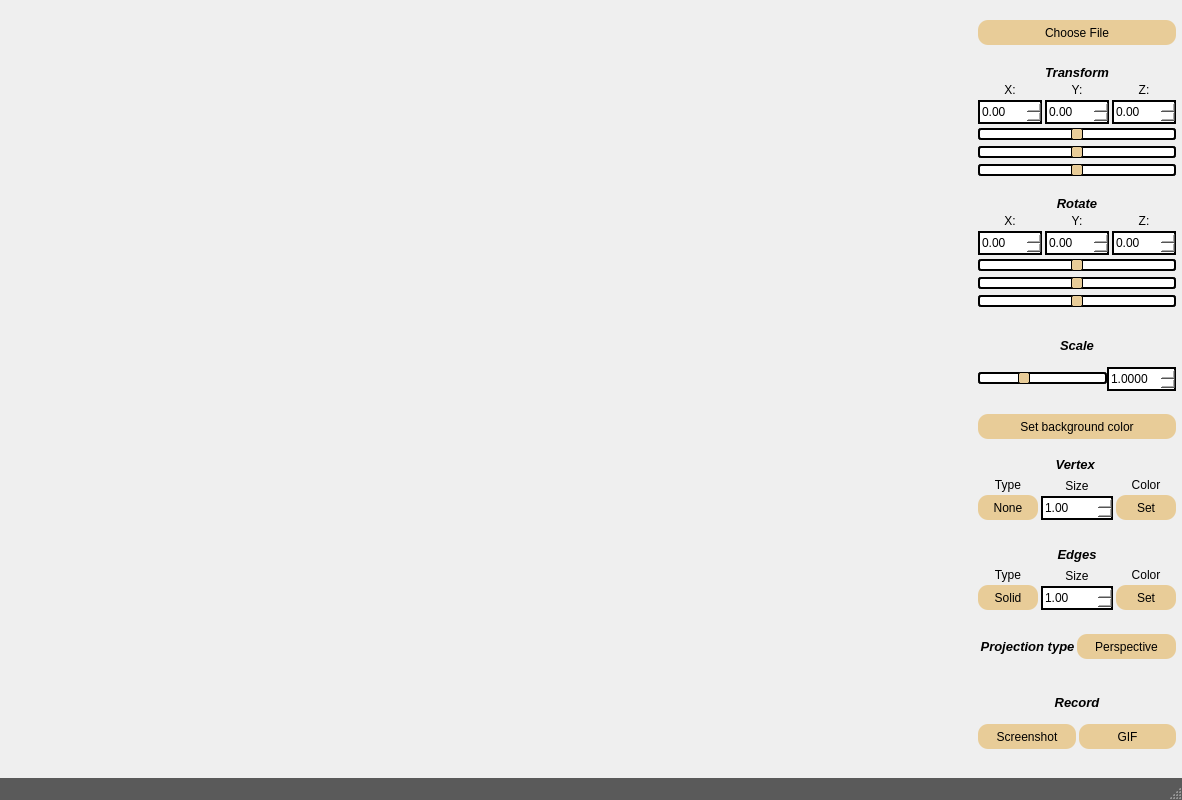
<?xml version="1.0" encoding="UTF-8"?>
<ui version="4.0">
 <class>MainWindow</class>
 <widget class="QMainWindow" name="MainWindow">
  <property name="geometry">
   <rect>
    <x>0</x>
    <y>0</y>
    <width>1182</width>
    <height>800</height>
   </rect>
  </property>
  <property name="windowTitle">
   <string>3DViewer v2.0</string>
  </property>
  <property name="styleSheet">
   <string notr="true">MainWindow {
	/*background-color: rgb(34, 35, 39);*/
	
	background-color: rgb(54, 55, 59);
}

QPushButton {
	/*background-color: rgb(226, 151, 0);
	background-color: rgb(173, 152, 113);*/
	background-color: rgb(232, 204, 152);
  border-radius: 10px;
  color: #000000;
  height: 25px;
  width: auto;
  font:  bold 10pt &quot;Arial&quot;;
  text-align: center;
}

QPushButton:hover {
	background-color: rgb(185, 163, 121);
}

QPushButton:pressed {
  background-color: gray;
  color: white;
}

QPushButton:disabled {
  background-color: gray;
  color: white;
}

QStatusBar {
	color: rgb(255, 255, 255);
	background-color: rgb(90, 90, 90);
}

QLineEdit {
	border : 2px solid black;
	background : white;
	height: 23px;
	font: bold 9pt &quot;Arial&quot;;
}

QLineEdit::hover {
	border : 2px solid orange;
	background-color: rgb(255, 224, 167);
}

QDoubleSpinBox {
	border : 2px solid black;
	background : white;
  color: black;
	height: 20px;
	font: bold 9pt &quot;Arial&quot;;
}
QDoubleSpinBox::hover {
	border : 2px solid orange;
	background-color: rgb(255, 224, 167);
}

QSlider::groove:horizontal {
    border: 2px solid black;
    border-radius: 3px;
    height: 8px; 
    background: white;
    margin: 2px 0;
}

QSlider::handle:horizontal {
	background-color: rgb(232, 204, 152);
    border: 1px solid black;
    width: 10px;
    margin: -2px 0; 
    border-radius: 2px;
}

QSlider::handle:horizontal::hover {
    border: 2px solid #ff6600;
    background: orange;
}</string>
  </property>
  <widget class="QWidget" name="centralwidget">
   <layout class="QHBoxLayout" name="horizontalLayout">
    <property name="spacing">
     <number>0</number>
    </property>
    <property name="leftMargin">
     <number>0</number>
    </property>
    <property name="topMargin">
     <number>0</number>
    </property>
    <property name="rightMargin">
     <number>0</number>
    </property>
    <property name="bottomMargin">
     <number>0</number>
    </property>
    <item>
     <widget class="QWidget" name="mainwidget" native="true">
      <layout class="QHBoxLayout" name="horizontalLayout_2">
       <property name="spacing">
        <number>0</number>
       </property>
       <property name="leftMargin">
        <number>0</number>
       </property>
       <property name="topMargin">
        <number>0</number>
       </property>
       <property name="rightMargin">
        <number>0</number>
       </property>
       <property name="bottomMargin">
        <number>0</number>
       </property>
       <item>
        <widget class="QWidget" name="OpenGLWidget" native="true">
         <property name="sizePolicy">
          <sizepolicy hsizetype="Preferred" vsizetype="Preferred">
           <horstretch>0</horstretch>
           <verstretch>0</verstretch>
          </sizepolicy>
         </property>
         <property name="minimumSize">
          <size>
           <width>972</width>
           <height>729</height>
          </size>
         </property>
         <layout class="QVBoxLayout" name="verticalLayout">
          <property name="spacing">
           <number>0</number>
          </property>
          <property name="leftMargin">
           <number>0</number>
          </property>
          <property name="topMargin">
           <number>0</number>
          </property>
          <property name="rightMargin">
           <number>0</number>
          </property>
          <property name="bottomMargin">
           <number>0</number>
          </property>
         </layout>
        </widget>
       </item>
       <item>
        <layout class="QVBoxLayout" name="verticalLayoutSettings">
         <property name="spacing">
          <number>0</number>
         </property>
         <property name="leftMargin">
          <number>6</number>
         </property>
         <property name="topMargin">
          <number>9</number>
         </property>
         <property name="rightMargin">
          <number>6</number>
         </property>
         <property name="bottomMargin">
          <number>9</number>
         </property>
         <item>
          <widget class="QPushButton" name="pushButton">
           <property name="styleSheet">
            <string notr="true"/>
           </property>
           <property name="text">
            <string>Choose File</string>
           </property>
          </widget>
         </item>
         <item>
          <widget class="QWidget" name="ControlWidget" native="true">
           <property name="minimumSize">
            <size>
             <width>198</width>
             <height>700</height>
            </size>
           </property>
           <property name="maximumSize">
            <size>
             <width>188</width>
             <height>702</height>
            </size>
           </property>
           <property name="styleSheet">
            <string notr="true">QLabel  {
  	height: 25px;
  font: bold 9pt &quot;Arial&quot;;
  text-align: center;
}</string>
           </property>
           <layout class="QVBoxLayout" name="verticalLayout_20">
            <property name="leftMargin">
             <number>0</number>
            </property>
            <property name="topMargin">
             <number>0</number>
            </property>
            <property name="rightMargin">
             <number>0</number>
            </property>
            <property name="bottomMargin">
             <number>0</number>
            </property>
            <item>
             <widget class="QWidget" name="TransformWidget" native="true">
              <layout class="QVBoxLayout" name="verticalLayout_9">
               <property name="spacing">
                <number>3</number>
               </property>
               <property name="leftMargin">
                <number>0</number>
               </property>
               <property name="topMargin">
                <number>9</number>
               </property>
               <property name="rightMargin">
                <number>0</number>
               </property>
               <property name="bottomMargin">
                <number>3</number>
               </property>
               <item>
                <widget class="QLabel" name="labelTransform">
                 <property name="styleSheet">
                  <string notr="true">QLabel {
	font: bold italic 10pt;
}</string>
                 </property>
                 <property name="text">
                  <string>Transform</string>
                 </property>
                 <property name="alignment">
                  <set>Qt::AlignmentFlag::AlignCenter</set>
                 </property>
                </widget>
               </item>
               <item>
                <layout class="QHBoxLayout" name="horizontalLayout_6">
                 <item>
                  <layout class="QVBoxLayout" name="verticalLayout_2">
                   <item>
                    <widget class="QLabel" name="labelXTrans">
                     <property name="text">
                      <string>X:</string>
                     </property>
                     <property name="alignment">
                      <set>Qt::AlignmentFlag::AlignCenter</set>
                     </property>
                    </widget>
                   </item>
                   <item>
                    <widget class="QDoubleSpinBox" name="xTransSpinBox">
                     <property name="minimum">
                      <double>-100.000000000000000</double>
                     </property>
                     <property name="maximum">
                      <double>100.000000000000000</double>
                     </property>
                     <property name="singleStep">
                      <double>0.500000000000000</double>
                     </property>
                    </widget>
                   </item>
                  </layout>
                 </item>
                 <item>
                  <layout class="QVBoxLayout" name="verticalLayout_3">
                   <item>
                    <widget class="QLabel" name="labelYTrans">
                     <property name="text">
                      <string>Y:</string>
                     </property>
                     <property name="alignment">
                      <set>Qt::AlignmentFlag::AlignCenter</set>
                     </property>
                    </widget>
                   </item>
                   <item>
                    <widget class="QDoubleSpinBox" name="yTransSpinBox">
                     <property name="minimum">
                      <double>-100.000000000000000</double>
                     </property>
                     <property name="maximum">
                      <double>100.000000000000000</double>
                     </property>
                     <property name="singleStep">
                      <double>0.500000000000000</double>
                     </property>
                    </widget>
                   </item>
                  </layout>
                 </item>
                 <item>
                  <layout class="QVBoxLayout" name="verticalLayout_4">
                   <item>
                    <widget class="QLabel" name="labelZTrans">
                     <property name="text">
                      <string>Z:</string>
                     </property>
                     <property name="alignment">
                      <set>Qt::AlignmentFlag::AlignCenter</set>
                     </property>
                    </widget>
                   </item>
                   <item>
                    <widget class="QDoubleSpinBox" name="zTransSpinBox">
                     <property name="minimum">
                      <double>-100.000000000000000</double>
                     </property>
                     <property name="maximum">
                      <double>100.000000000000000</double>
                     </property>
                     <property name="singleStep">
                      <double>0.500000000000000</double>
                     </property>
                    </widget>
                   </item>
                  </layout>
                 </item>
                </layout>
               </item>
               <item>
                <widget class="QSlider" name="xTransSlider">
                 <property name="minimum">
                  <number>-100</number>
                 </property>
                 <property name="maximum">
                  <number>100</number>
                 </property>
                 <property name="pageStep">
                  <number>0</number>
                 </property>
                 <property name="orientation">
                  <enum>Qt::Orientation::Horizontal</enum>
                 </property>
                </widget>
               </item>
               <item>
                <widget class="QSlider" name="yTransSlider">
                 <property name="minimum">
                  <number>-100</number>
                 </property>
                 <property name="maximum">
                  <number>100</number>
                 </property>
                 <property name="pageStep">
                  <number>0</number>
                 </property>
                 <property name="orientation">
                  <enum>Qt::Orientation::Horizontal</enum>
                 </property>
                </widget>
               </item>
               <item>
                <widget class="QSlider" name="zTransSlider">
                 <property name="minimum">
                  <number>-100</number>
                 </property>
                 <property name="maximum">
                  <number>100</number>
                 </property>
                 <property name="pageStep">
                  <number>0</number>
                 </property>
                 <property name="orientation">
                  <enum>Qt::Orientation::Horizontal</enum>
                 </property>
                </widget>
               </item>
              </layout>
             </widget>
            </item>
            <item>
             <widget class="QWidget" name="RotateWidget" native="true">
              <layout class="QVBoxLayout" name="verticalLayout_8">
               <property name="spacing">
                <number>3</number>
               </property>
               <property name="leftMargin">
                <number>0</number>
               </property>
               <property name="topMargin">
                <number>9</number>
               </property>
               <property name="rightMargin">
                <number>0</number>
               </property>
               <property name="bottomMargin">
                <number>9</number>
               </property>
               <item>
                <widget class="QLabel" name="labelRotate">
                 <property name="styleSheet">
                  <string notr="true">QLabel {
	font: bold italic 10pt;
}</string>
                 </property>
                 <property name="text">
                  <string>Rotate</string>
                 </property>
                 <property name="alignment">
                  <set>Qt::AlignmentFlag::AlignCenter</set>
                 </property>
                </widget>
               </item>
               <item>
                <layout class="QHBoxLayout" name="horizontalLayout_7">
                 <item>
                  <layout class="QVBoxLayout" name="verticalLayout_5">
                   <item>
                    <widget class="QLabel" name="labelXRot">
                     <property name="text">
                      <string>X:</string>
                     </property>
                     <property name="alignment">
                      <set>Qt::AlignmentFlag::AlignCenter</set>
                     </property>
                    </widget>
                   </item>
                   <item>
                    <widget class="QDoubleSpinBox" name="xRotSpinBox">
                     <property name="minimum">
                      <double>-360.000000000000000</double>
                     </property>
                     <property name="maximum">
                      <double>360.000000000000000</double>
                     </property>
                     <property name="singleStep">
                      <double>0.500000000000000</double>
                     </property>
                    </widget>
                   </item>
                  </layout>
                 </item>
                 <item>
                  <layout class="QVBoxLayout" name="verticalLayout_6">
                   <item>
                    <widget class="QLabel" name="labelYRot">
                     <property name="text">
                      <string>Y:</string>
                     </property>
                     <property name="alignment">
                      <set>Qt::AlignmentFlag::AlignCenter</set>
                     </property>
                    </widget>
                   </item>
                   <item>
                    <widget class="QDoubleSpinBox" name="yRotSpinBox">
                     <property name="minimum">
                      <double>-360.000000000000000</double>
                     </property>
                     <property name="maximum">
                      <double>360.000000000000000</double>
                     </property>
                     <property name="singleStep">
                      <double>0.500000000000000</double>
                     </property>
                    </widget>
                   </item>
                  </layout>
                 </item>
                 <item>
                  <layout class="QVBoxLayout" name="verticalLayout_7">
                   <item>
                    <widget class="QLabel" name="labelZRot">
                     <property name="text">
                      <string>Z:</string>
                     </property>
                     <property name="alignment">
                      <set>Qt::AlignmentFlag::AlignCenter</set>
                     </property>
                    </widget>
                   </item>
                   <item>
                    <widget class="QDoubleSpinBox" name="zRotSpinBox">
                     <property name="minimum">
                      <double>-360.000000000000000</double>
                     </property>
                     <property name="maximum">
                      <double>360.000000000000000</double>
                     </property>
                     <property name="singleStep">
                      <double>0.500000000000000</double>
                     </property>
                    </widget>
                   </item>
                  </layout>
                 </item>
                </layout>
               </item>
               <item>
                <widget class="QSlider" name="xRotSlider">
                 <property name="minimum">
                  <number>-180</number>
                 </property>
                 <property name="maximum">
                  <number>180</number>
                 </property>
                 <property name="pageStep">
                  <number>0</number>
                 </property>
                 <property name="orientation">
                  <enum>Qt::Orientation::Horizontal</enum>
                 </property>
                </widget>
               </item>
               <item>
                <widget class="QSlider" name="yRotSlider">
                 <property name="minimum">
                  <number>-180</number>
                 </property>
                 <property name="maximum">
                  <number>180</number>
                 </property>
                 <property name="pageStep">
                  <number>0</number>
                 </property>
                 <property name="orientation">
                  <enum>Qt::Orientation::Horizontal</enum>
                 </property>
                </widget>
               </item>
               <item>
                <widget class="QSlider" name="zRotSlider">
                 <property name="minimum">
                  <number>-180</number>
                 </property>
                 <property name="maximum">
                  <number>180</number>
                 </property>
                 <property name="pageStep">
                  <number>0</number>
                 </property>
                 <property name="orientation">
                  <enum>Qt::Orientation::Horizontal</enum>
                 </property>
                </widget>
               </item>
              </layout>
             </widget>
            </item>
            <item>
             <widget class="QWidget" name="ScaleWidget" native="true">
              <layout class="QVBoxLayout" name="verticalLayout_10">
               <property name="spacing">
                <number>0</number>
               </property>
               <property name="leftMargin">
                <number>0</number>
               </property>
               <property name="topMargin">
                <number>0</number>
               </property>
               <property name="rightMargin">
                <number>0</number>
               </property>
               <property name="bottomMargin">
                <number>17</number>
               </property>
               <item>
                <widget class="QLabel" name="labelScale">
                 <property name="styleSheet">
                  <string notr="true">QLabel {
	font: bold italic 10pt;
}</string>
                 </property>
                 <property name="text">
                  <string>Scale</string>
                 </property>
                 <property name="alignment">
                  <set>Qt::AlignmentFlag::AlignCenter</set>
                 </property>
                </widget>
               </item>
               <item>
                <layout class="QHBoxLayout" name="horizontalLayout_8">
                 <item>
                  <widget class="QSlider" name="scaleSlider">
                   <property name="maximumSize">
                    <size>
                     <width>250</width>
                     <height>16777215</height>
                    </size>
                   </property>
                   <property name="minimum">
                    <number>50</number>
                   </property>
                   <property name="maximum">
                    <number>200</number>
                   </property>
                   <property name="singleStep">
                    <number>10</number>
                   </property>
                   <property name="value">
                    <number>100</number>
                   </property>
                   <property name="orientation">
                    <enum>Qt::Horizontal</enum>
                   </property>
                  </widget>
                 </item>
                 <item>
                  <widget class="QDoubleSpinBox" name="scaleSpinBox">
                   <property name="decimals">
                    <number>4</number>
                   </property>
                   <property name="minimum">
                    <double>0.000100000000000</double>
                   </property>
                   <property name="singleStep">
                    <double>0.010000000000000</double>
                   </property>
                   <property name="value">
                    <double>1.000000000000000</double>
                   </property>
                  </widget>
                 </item>
                </layout>
               </item>
              </layout>
             </widget>
            </item>
            <item>
             <widget class="QPushButton" name="BackGroundColor">
              <property name="styleSheet">
               <string notr="true"/>
              </property>
              <property name="text">
               <string>Set background color</string>
              </property>
             </widget>
            </item>
            <item>
             <layout class="QVBoxLayout" name="verticalLayout_11">
              <property name="spacing">
               <number>3</number>
              </property>
              <property name="topMargin">
               <number>9</number>
              </property>
              <property name="bottomMargin">
               <number>9</number>
              </property>
              <item>
               <widget class="QLabel" name="labelVertex">
                <property name="styleSheet">
                 <string notr="true">QLabel {
	font: bold italic 10pt;
}</string>
                </property>
                <property name="text">
                 <string>Vertex </string>
                </property>
                <property name="alignment">
                 <set>Qt::AlignmentFlag::AlignCenter</set>
                </property>
               </widget>
              </item>
              <item>
               <layout class="QHBoxLayout" name="horizontalLayout_10">
                <item>
                 <layout class="QVBoxLayout" name="verticalLayout_12">
                  <item>
                   <widget class="QLabel" name="label">
                    <property name="text">
                     <string>Type</string>
                    </property>
                    <property name="alignment">
                     <set>Qt::AlignmentFlag::AlignCenter</set>
                    </property>
                   </widget>
                  </item>
                  <item>
                   <widget class="QPushButton" name="VertexTypeButton">
                    <property name="maximumSize">
                     <size>
                      <width>60</width>
                      <height>16777215</height>
                     </size>
                    </property>
                    <property name="text">
                     <string>None</string>
                    </property>
                    <property name="checkable">
                     <bool>false</bool>
                    </property>
                   </widget>
                  </item>
                 </layout>
                </item>
                <item>
                 <layout class="QVBoxLayout" name="verticalLayout_13">
                  <item>
                   <widget class="QLabel" name="label_8">
                    <property name="text">
                     <string>Size</string>
                    </property>
                    <property name="alignment">
                     <set>Qt::AlignmentFlag::AlignCenter</set>
                    </property>
                   </widget>
                  </item>
                  <item>
                   <widget class="QDoubleSpinBox" name="vertexSizeSpinBox">
                    <property name="minimum">
                     <double>0.010000000000000</double>
                    </property>
                    <property name="maximum">
                     <double>100.000000000000000</double>
                    </property>
                    <property name="singleStep">
                     <double>0.500000000000000</double>
                    </property>
                    <property name="value">
                     <double>1.000000000000000</double>
                    </property>
                   </widget>
                  </item>
                 </layout>
                </item>
                <item>
                 <layout class="QVBoxLayout" name="verticalLayout_14">
                  <item>
                   <widget class="QLabel" name="label_9">
                    <property name="text">
                     <string>Color</string>
                    </property>
                    <property name="alignment">
                     <set>Qt::AlignmentFlag::AlignCenter</set>
                    </property>
                   </widget>
                  </item>
                  <item>
                   <widget class="QPushButton" name="pointColor">
                    <property name="maximumSize">
                     <size>
                      <width>60</width>
                      <height>16777215</height>
                     </size>
                    </property>
                    <property name="text">
                     <string>Set</string>
                    </property>
                   </widget>
                  </item>
                 </layout>
                </item>
               </layout>
              </item>
             </layout>
            </item>
            <item>
             <layout class="QVBoxLayout" name="verticalLayout_18">
              <property name="spacing">
               <number>3</number>
              </property>
              <property name="topMargin">
               <number>9</number>
              </property>
              <property name="bottomMargin">
               <number>9</number>
              </property>
              <item>
               <widget class="QLabel" name="labelEdges">
                <property name="styleSheet">
                 <string notr="true">QLabel {
	font: bold italic 10pt;
}</string>
                </property>
                <property name="text">
                 <string>Edges</string>
                </property>
                <property name="alignment">
                 <set>Qt::AlignmentFlag::AlignCenter</set>
                </property>
               </widget>
              </item>
              <item>
               <layout class="QHBoxLayout" name="horizontalLayout_9">
                <item>
                 <layout class="QVBoxLayout" name="verticalLayout_16">
                  <item>
                   <widget class="QLabel" name="label_11">
                    <property name="text">
                     <string>Type</string>
                    </property>
                    <property name="alignment">
                     <set>Qt::AlignmentFlag::AlignCenter</set>
                    </property>
                   </widget>
                  </item>
                  <item>
                   <widget class="QPushButton" name="DashedEdges">
                    <property name="maximumSize">
                     <size>
                      <width>60</width>
                      <height>16777215</height>
                     </size>
                    </property>
                    <property name="text">
                     <string>Solid</string>
                    </property>
                    <property name="checkable">
                     <bool>false</bool>
                    </property>
                   </widget>
                  </item>
                 </layout>
                </item>
                <item>
                 <layout class="QVBoxLayout" name="verticalLayout_17">
                  <item>
                   <widget class="QLabel" name="label_13">
                    <property name="text">
                     <string>Size</string>
                    </property>
                    <property name="alignment">
                     <set>Qt::AlignmentFlag::AlignCenter</set>
                    </property>
                   </widget>
                  </item>
                  <item>
                   <widget class="QDoubleSpinBox" name="edgeSizeSpinBox">
                    <property name="minimum">
                     <double>0.010000000000000</double>
                    </property>
                    <property name="maximum">
                     <double>100.000000000000000</double>
                    </property>
                    <property name="singleStep">
                     <double>0.500000000000000</double>
                    </property>
                    <property name="value">
                     <double>1.000000000000000</double>
                    </property>
                   </widget>
                  </item>
                 </layout>
                </item>
                <item>
                 <layout class="QVBoxLayout" name="verticalLayout_15">
                  <item>
                   <widget class="QLabel" name="label_12">
                    <property name="text">
                     <string>Color</string>
                    </property>
                    <property name="alignment">
                     <set>Qt::AlignmentFlag::AlignCenter</set>
                    </property>
                   </widget>
                  </item>
                  <item>
                   <widget class="QPushButton" name="edgeColor">
                    <property name="maximumSize">
                     <size>
                      <width>60</width>
                      <height>16777215</height>
                     </size>
                    </property>
                    <property name="text">
                     <string>Set</string>
                    </property>
                   </widget>
                  </item>
                 </layout>
                </item>
               </layout>
              </item>
             </layout>
            </item>
            <item>
             <layout class="QHBoxLayout" name="horizontalLayout_12">
              <property name="spacing">
               <number>0</number>
              </property>
              <property name="topMargin">
               <number>9</number>
              </property>
              <property name="bottomMargin">
               <number>9</number>
              </property>
              <item>
               <widget class="QLabel" name="label_15">
                <property name="styleSheet">
                 <string notr="true">QLabel {
	font: bold italic 10pt;
}</string>
                </property>
                <property name="text">
                 <string>Projection type</string>
                </property>
                <property name="alignment">
                 <set>Qt::AlignmentFlag::AlignCenter</set>
                </property>
               </widget>
              </item>
              <item>
               <widget class="QPushButton" name="OrthoProjection">
                <property name="text">
                 <string>Perspective</string>
                </property>
                <property name="checkable">
                 <bool>true</bool>
                </property>
               </widget>
              </item>
             </layout>
            </item>
            <item>
             <layout class="QVBoxLayout" name="verticalLayout_19">
              <property name="spacing">
               <number>3</number>
              </property>
              <property name="topMargin">
               <number>9</number>
              </property>
              <property name="bottomMargin">
               <number>9</number>
              </property>
              <item>
               <widget class="QLabel" name="label_14">
                <property name="styleSheet">
                 <string notr="true">QLabel {
	font: bold italic 10pt;
}</string>
                </property>
                <property name="text">
                 <string>Record</string>
                </property>
                <property name="alignment">
                 <set>Qt::AlignmentFlag::AlignCenter</set>
                </property>
               </widget>
              </item>
              <item>
               <layout class="QHBoxLayout" name="horizontalLayout_11">
                <item>
                 <widget class="QPushButton" name="ScreenShot">
                  <property name="text">
                   <string>Screenshot</string>
                  </property>
                 </widget>
                </item>
                <item>
                 <widget class="QPushButton" name="RecordGif">
                  <property name="styleSheet">
                   <string notr="true">QPushButton::hover {
	background-color: rgb(255, 92, 51);
}</string>
                  </property>
                  <property name="text">
                   <string>GIF</string>
                  </property>
                 </widget>
                </item>
               </layout>
              </item>
             </layout>
            </item>
           </layout>
          </widget>
         </item>
        </layout>
       </item>
      </layout>
     </widget>
    </item>
   </layout>
  </widget>
  <widget class="QStatusBar" name="statusbar"/>
 </widget>
 <resources/>
 <connections/>
</ui>
